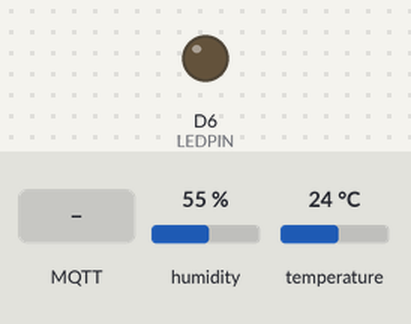
Bench run of a sketch on a simulated ESP8266 (NodeMCU). On the bench: output pins drawn as LEDs (lit = HIGH). The test bench sets the inputs (shaded band); at power-on: humidity 55 %, temperature 24 °C. WiFi joins after 1.5 s; servers stay silent unless stated; no MQTT or app messages arrive unless stated; what the sketch prints to the serial monitor is not drawn.

Above: at 2.7 s.
2.8 s: MQTT message "On" arrives on the first subscribed topic
At 3.7 s:
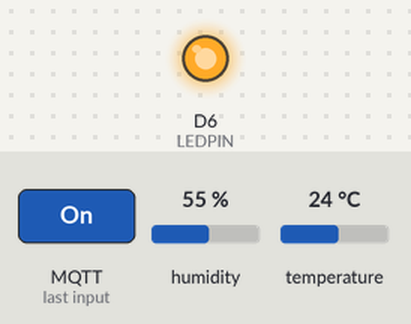
4.3 s: MQTT message "Off" arrives on the first subscribed topic
At 4.9 s:
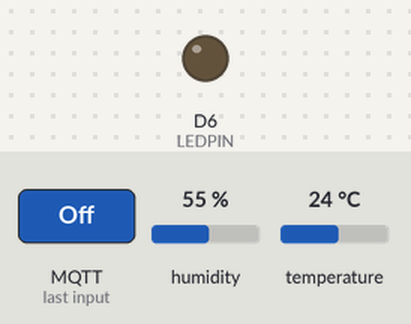
Timing chart, 0 to 7.3 s (numbered marks = the images above; inputs shaded):
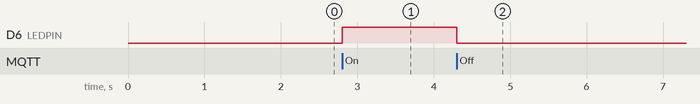

Measured:
- after the input at 2.8 s, D6 (LEDPIN): LOW → HIGH at once
- after the input at 4.3 s, D6 (LEDPIN): HIGH → LOW at once

The sketch:

worksheet6_64108657.ino
```cpp
#include <ESP8266WiFi.h>
#include <PubSubClient.h>
#include <Adafruit_Sensor.h>
#include <DHT.h>

#define DHTPIN D4
#define DHTTYPE DHT11
#define LEDPIN D6

const char* ssid = "Feezoh";
const char* password = "254519";
const char* mqtt_server = "172.20.10.2";
const char* dht_topic = "dht11";
const char* led_topic = "LED";

WiFiClient espClient;
PubSubClient mqttClient(espClient);
DHT dht(DHTPIN, DHTTYPE);

void setup_wifi() {
  Serial.begin(115200);
  WiFi.mode(WIFI_STA);
  WiFi.begin(ssid, password);
  while (WiFi.status() != WL_CONNECTED) {
    delay(500);
    Serial.print(".");
  }
  Serial.println("\nConnected to WiFi");
}

void connectToMqtt() {
  while (!mqttClient.connected()) {
    Serial.print("Attempting MQTT connection...");
    if (mqttClient.connect("ESP8266Client")) {
      Serial.println("connected");
      mqttClient.subscribe(led_topic);
    } else {
      Serial.print("failed, rc=");
      Serial.print(mqttClient.state());
      Serial.println(" try again in 5 seconds");
      delay(5000);
    }
  }
}

void handleMqttMessage(char* topic, byte* payload, unsigned int length) {
  String message = "";
  for (unsigned int i = 0; i < length; i++) {
    message += (char)payload[i];
  }

  Serial.print("Message received [");
  Serial.print(topic);
  Serial.print("]: ");
  Serial.println(message);

  if (message == "On") {
    digitalWrite(LEDPIN, HIGH);
  } else if (message == "Off") {
    digitalWrite(LEDPIN, LOW);
  }
}

void setup() {
  pinMode(LEDPIN, OUTPUT);
  setup_wifi();
  mqttClient.setServer(mqtt_server, 1883);
  mqttClient.setCallback(handleMqttMessage);
  dht.begin();
}

void loop() {
  if (!mqttClient.connected()) {
    connectToMqtt();
  }
  mqttClient.loop();

  static unsigned long lastReadTime = 0;
  if (millis() - lastReadTime > 5000) {
    lastReadTime = millis();
    float humidity = dht.readHumidity();
    float temperature = dht.readTemperature();
    if (!isnan(humidity) && !isnan(temperature)) {
      String dhtData = "Humidity: " + String(humidity) + "%, Temperature: " + String(temperature) + "°C";
      mqttClient.publish(dht_topic, dhtData.c_str());
    }
  }
}
```
